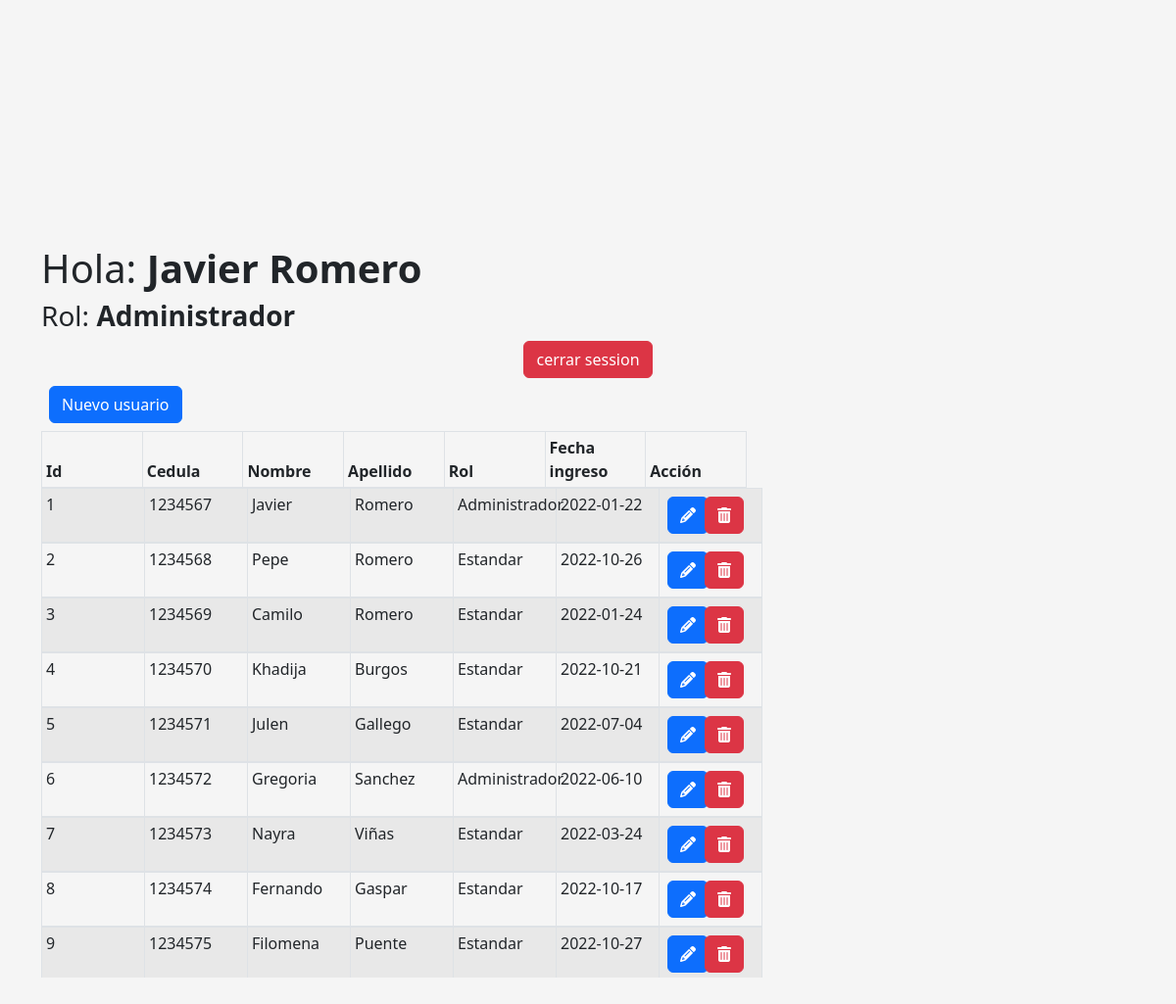
The app's page /Inicio.php (signed in) with its own data.
### tables this page shows
CREATE TABLE `usuarios` (
  `id_usuario` int(11) NOT NULL,
  `cedula` int(15) NOT NULL,
  `nombre_usuario` varchar(64) DEFAULT NULL,
  `apellido_usuario` varchar(64) DEFAULT NULL,
  `id_rol` int(11) DEFAULT NULL,
  `password` varchar(64) DEFAULT NULL,
  `fecha_ingreso` date DEFAULT NULL
);

CREATE TABLE `roles` (
  `id` int(11) NOT NULL,
  `rol` varchar(64) DEFAULT NULL
);

### controlador/controladorUsuario.php (called while the page is built, shortened)
<?php
include "modelo/ConexionBd.php";
$ConexionBBD = new ConexionBd();
$roles = [];
$respuesta = $ConexionBBD->query("SELECT * FROM roles");
while ($datos = $respuesta->fetch_assoc()) {
    $roles[] = $datos;
}
$is_admin = ($_SESSION["Rol"] === '1') ? true : false;

### modelo/ConexionBd.php (called while the page is built, shortened)
<?php
class ConexionBd
{
    private $conexion;
    public function __construct()
    {
        $this->conexion = new mysqli(DB_HOST, DB_USER, DB_PASSWORD, DB_NAME);
        $this->conexion->set_charset("utf8");
    }
    public function query($sql)
    {
        return $this->conexion->query($sql);
    }
}
?>

### Inicio.php (the view, shortened to what this page needs)
<?php
include "controlador/controladorUsuario.php";
$nombre = $_SESSION["Nombre"] . " " . $_SESSION["Apellido"];
$roles_name = [];
foreach ($roles as $key => $value) {
    $roles_name[$value["id"]] = $value["rol"];
}
?>
<!DOCTYPE html>
<html lang="en">
<head>
    <link href="https://cdn.jsdelivr.net/npm/bootstrap@5.2.2/dist/css/bootstrap.min.css" rel="stylesheet">
    <link href="assets/css/style.css" rel="stylesheet">
</head>
<body>
    <div class="container m-6">
        <p class="h1">Hola: <b><?= $nombre ?></b></p>
        <p class="h3">Rol: <b><?= $roles_name[$_SESSION["Rol"]] ?></b></p>
        <div class="text-center">
            <a class="btn btn-danger" href="controlador/Controlador_cerrar_session.php" role="button">cerrar session</a>
        </div>
        <div class="row">
            <div class="col-md-12 m-2">
                <?php if ($is_admin) : ?>
                    <form action="">
                        <button type="submit" class="btn btn-primary">Nuevo usuario</button>
                    </form>
                <?php endif; ?>
            </div>
            <div class="col-8">
                <div class="d-flex overflow-hidden">
                    <table id="data-table" class="table table-fixed table-striped table-bordered table-hover table-sm">
                        <thead>
                            <tr>
                                <th scope="col">Id</th>
                                <th scope="col">Cedula</th>
                                <th scope="col">Nombre</th>
                                <th scope="col">Apellido</th>
                                <th scope="col">Rol</th>
                                <th scope="col">Fecha ingreso</th>
                                <?= ($is_admin)  ? '<th scope="col">Acción</th>' : ''; ?>
                            </tr>
                        </thead>
                        <tbody>
                            <?php foreach ($ConexionBBD->query("SELECT * FROM usuarios  JOIN roles ON roles.id = usuarios.id_rol ") as $row) : ?>
                                <tr>
                                    <td scope="row"><?php echo $row["id_usuario"] ?></td>
                                    <td scope="row"><?php echo $row["cedula"] ?></td>
                                    <td scope="row"><?php echo $row["nombre_usuario"] ?></td>
                                    <td scope="row"><?php echo $row["apellido_usuario"] ?></td>
                                    <td scope="row"><?php echo $row["rol"] ?></td>
                                    <td scope="row"><?php echo $row["fecha_ingreso"] ?></td>
                                    <?php if ($is_admin) : ?>
                                        <td scope="row">
                                            <div class="row">
                                                <div class="col-3 m-1">
                                                    <form action="">
                                                        <button type="submit" class="btn btn-primary"><i class="fa fa-pencil"></i></button>
                                                    </form>
                                                </div>
                                                <div class="col-3 m-1">
                                                    <form action="">
                                                        <button type="submit" class="btn btn-danger"><i class="fa fa-trash"></i></button>
                                                    </form>
                                                </div>
                                            </div>
                                        </td>
                                    <?php endif; ?>
                                </tr>
                            <?php endforeach; ?>
                        </tbody>
                    </table>
                </div>
            </div>
        </div>
    </div>
</body>
</html>

### assets/css/style.css (style rules this page uses)
html, body { height: 100%; }
body { display: flex; align-items: center; padding-top: 40px; padding-bottom: 40px; background-color: #f5f5f5; }
tbody { display: block; max-height: 500px; overflow-y: auto; overflow-x: hidden; }
thead, tbody tr { display: table; width: 100%; table-layout: fixed; }
thead { width: calc(100% - 1em); }

### records on screen
usuarios: id_usuario "1", cedula "1234567", nombre_usuario "Javier", apellido_usuario "Romero", id_rol.rol "Administrador", fecha_ingreso "2022-01-22"
usuarios: id_usuario "2", cedula "1234568", nombre_usuario "Pepe", apellido_usuario "Romero", id_rol.rol "Estandar", fecha_ingreso "2022-10-26"
usuarios: id_usuario "3", cedula "1234569", nombre_usuario "Camilo", apellido_usuario "Romero", id_rol.rol "Estandar", fecha_ingreso "2022-01-24"
usuarios: id_usuario "4", cedula "1234570", nombre_usuario "Khadija", apellido_usuario "Burgos", id_rol.rol "Estandar", fecha_ingreso "2022-10-21"
usuarios: id_usuario "5", cedula "1234571", nombre_usuario "Julen", apellido_usuario "Gallego", id_rol.rol "Estandar", fecha_ingreso "2022-07-04"
usuarios: id_usuario "6", cedula "1234572", nombre_usuario "Gregoria", apellido_usuario "Sanchez", id_rol.rol "Administrador", fecha_ingreso "2022-06-10"
usuarios: id_usuario "7", cedula "1234573", nombre_usuario "Nayra", apellido_usuario "Viñas", id_rol.rol "Estandar", fecha_ingreso "2022-03-24"
usuarios: id_usuario "8", cedula "1234574", nombre_usuario "Fernando", apellido_usuario "Gaspar", id_rol.rol "Estandar", fecha_ingreso "2022-10-17"
usuarios: id_usuario "9", cedula "1234575", nombre_usuario "Filomena", apellido_usuario "Puente", id_rol.rol "Estandar", fecha_ingreso "2022-10-27"

### other values on screen
$nombre "Javier Romero"
$roles_name[$_SESSION["Rol"]] "Administrador"
